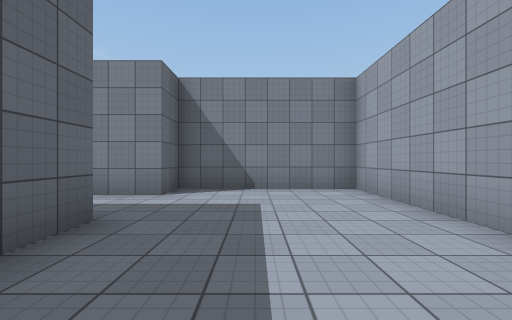
View 1 (above)

16 first-person views from a walk through a 3-D level made in the Unity game engine. The camera is 1.3 m above the floor, looks level and sees 90° across. The floor is counted in squares, 2 m on a side. Each view is taken from the middle of a square. On the plan, view 1 faces up. The plan holds only what a view shows up to about 9 squares ahead; the rest is blank. The place goes on beyond the plan. Some surface patterns are stand-ins.

View 2
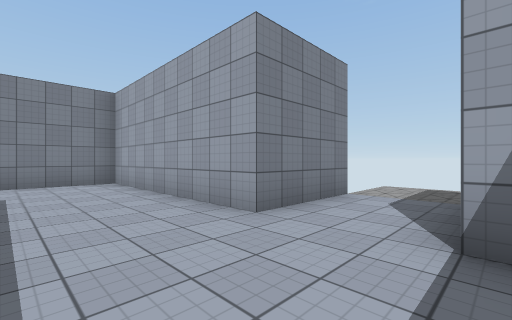

View 3
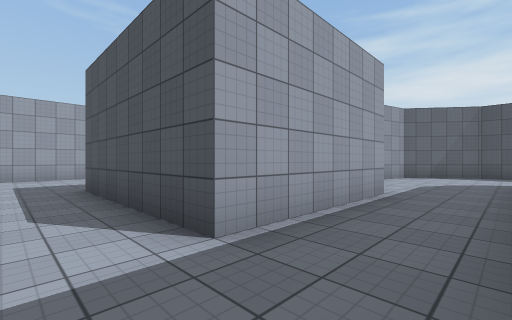

View 4
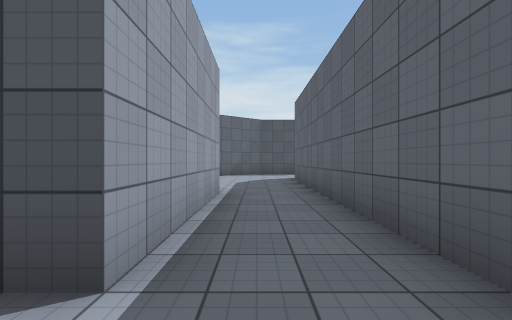

View 5
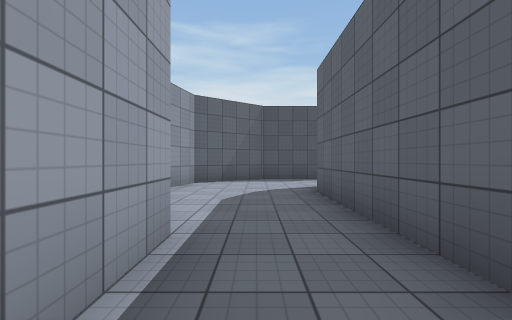

View 6
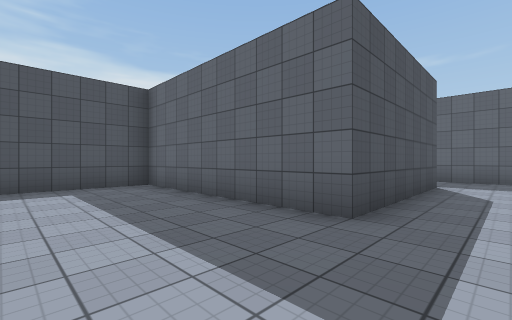

View 7
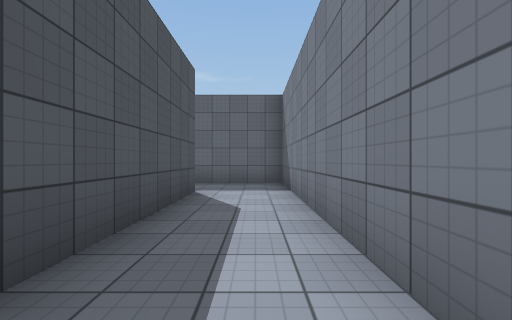

View 8
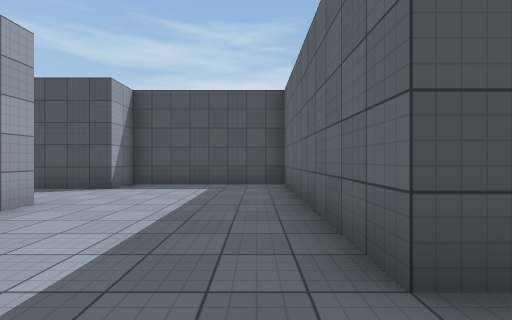

View 9
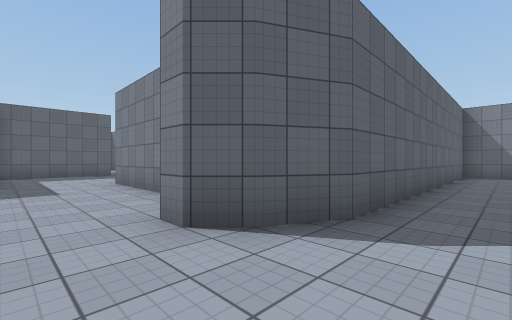

View 10
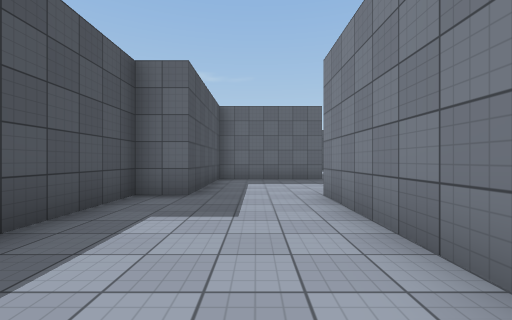

View 11
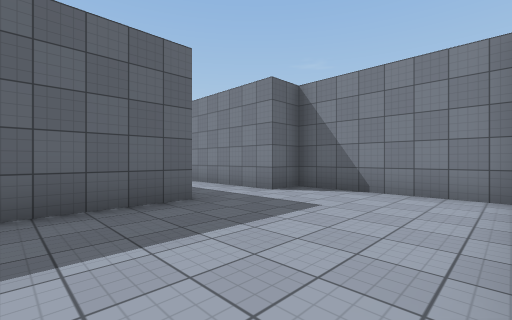

View 12
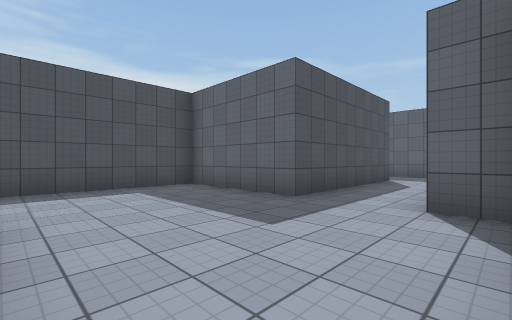

View 13
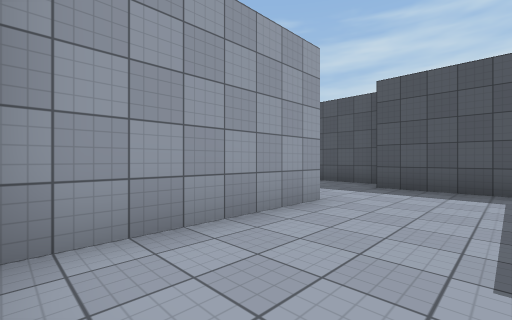

View 14
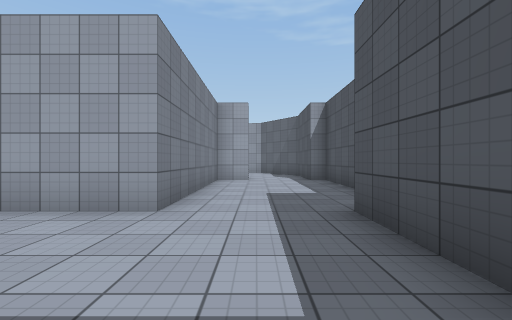

View 15
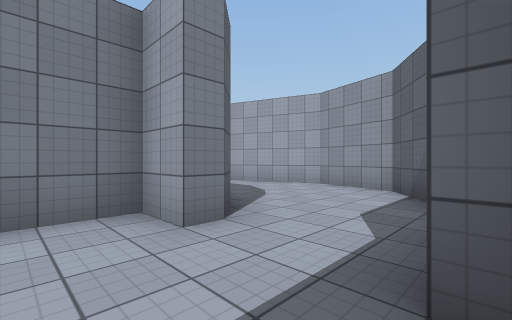

View 16
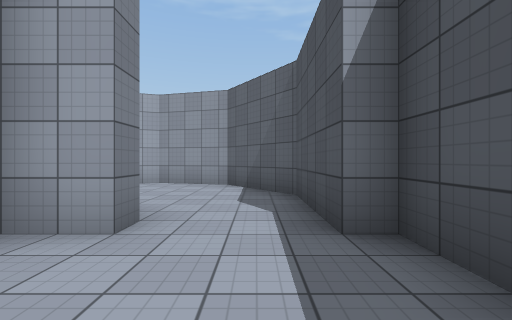

### Floor plan
Points are (right, up) in squares from view 1. A wall is a line through its corners. A room is listed if a view was taken in it or the views show most of it. See-through windows are left out.
Room 1 (views 1, 2, 3, 4, 5, 6, 7, 8, 9)
walls: (-6.3, -1.2) (-6.3, 2.8) (-1.8, 2.8) (-1.8, -2.7) (2.3, -2.7) (2.3, -1.7) (4, -1.7); (4.8, 0.2) (2.3, 0.2) (2.3, 5.7) (-1.8, 5.7) (-1.8, 4.8) (-8.3, 4.8) (-8.3, -4.3) (-8.7, -5.2) (-9.3, -5.8); (-9.7, -7.8) (-7.3, -7.8) (-5.2, -6.3) (-4.7, -4.2) (-5.7, -1.4)
ways out: opening at (-9, -6.5) to room 2
Room 2 (views 10, 11, 12, 13, 14, 15, 16)
walls: (-15, -0.7) (-18.7, -0.7) (-18.7, -1.7) (-22.1, -1.7); (-23.8, -3.7) (-18.7, -3.7) (-18.7, -7.3) (-14.7, -7.3) (-14.7, -8.3) (-9.7, -8.3) (-9.7, -7.8); (-9.3, -5.8) (-9.7, -5.8) (-9.7, -4.7) (-14.8, -4.7) (-14.8, -1)
ways out: opening at (-9, -6.5) to room 1

Where each view was taken, in squares from view 1:
view 1: 0 up, 0 right, facing up
view 2: 2 down, 0 right, facing up-right
view 3: 4 up, 8 left, facing down-right
view 4: 4 up, 7 left, facing down
view 5: 1 up, 7 left, facing down
view 6: 4 up, 1 right, facing down-left
view 7: 4 up, 1 left, facing left
view 8: 4 up, 1 left, facing down
view 9: 7 down, 7 left, facing up-left
view 10: 6 down, 10 left, facing left
view 11: 6 down, 15 left, facing up-left
view 12: 1 down, 15 left, facing down-left
view 13: 1 down, 17 left, facing down-right
view 14: 6 down, 18 left, facing right
view 15: 8 down, 11 left, facing up-right
view 16: 7 down, 12 left, facing right
